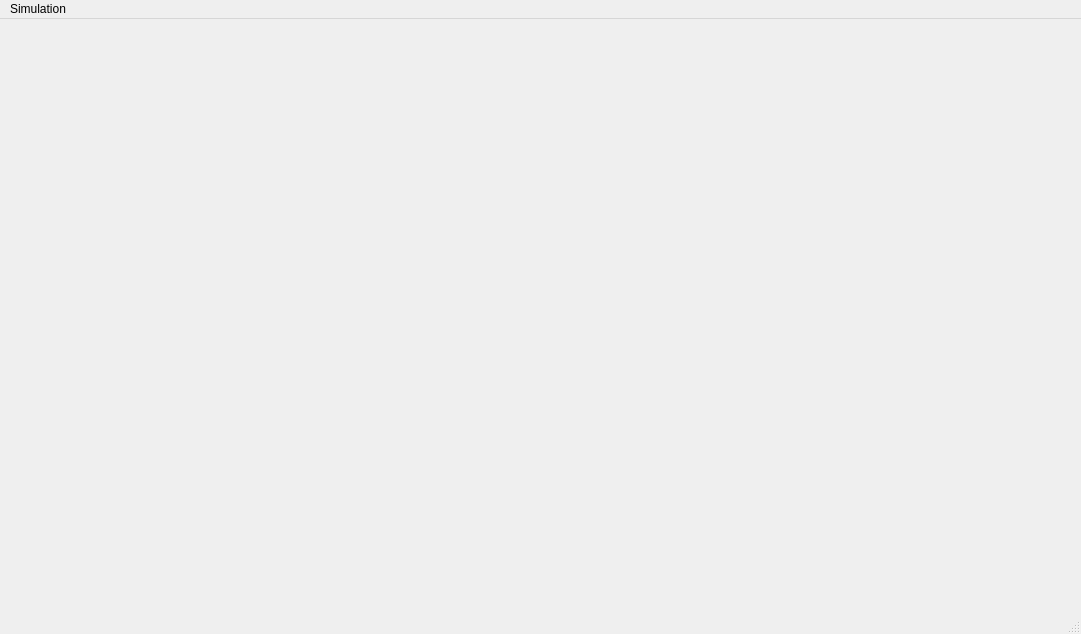
<?xml version="1.0" encoding="UTF-8"?>
<ui version="4.0">
 <class>guiDlg</class>
 <widget class="QMainWindow" name="guiDlg">
  <property name="geometry">
   <rect>
    <x>0</x>
    <y>0</y>
    <width>1081</width>
    <height>634</height>
   </rect>
  </property>
  <property name="windowTitle">
   <string>mission_controller_pioneer</string>
  </property>
  <widget class="QWidget" name="centralwidget">
   <layout class="QVBoxLayout" name="verticalLayout">
    <item>
     <widget class="QSplitter" name="splitter_1">
      <property name="orientation">
       <enum>Qt::Horizontal</enum>
      </property>
      <widget class="QSplitter" name="splitter_2">
       <property name="sizePolicy">
        <sizepolicy hsizetype="Minimum" vsizetype="Expanding">
         <horstretch>0</horstretch>
         <verstretch>0</verstretch>
        </sizepolicy>
       </property>
       <property name="orientation">
        <enum>Qt::Vertical</enum>
       </property>
      </widget>
     </widget>
    </item>
   </layout>
  </widget>
  <widget class="QMenuBar" name="menubar">
   <property name="geometry">
    <rect>
     <x>0</x>
     <y>0</y>
     <width>1081</width>
     <height>22</height>
    </rect>
   </property>
   <widget class="QMenu" name="menuSimulation">
    <property name="title">
     <string>Simulation</string>
    </property>
    <addaction name="actionStart_Stop"/>
   </widget>
   <addaction name="menuSimulation"/>
  </widget>
  <widget class="QStatusBar" name="statusbar"/>
  <action name="actionStart_Stop">
   <property name="text">
    <string>Start/Stop</string>
   </property>
  </action>
 </widget>
 <resources/>
 <connections/>
</ui>
